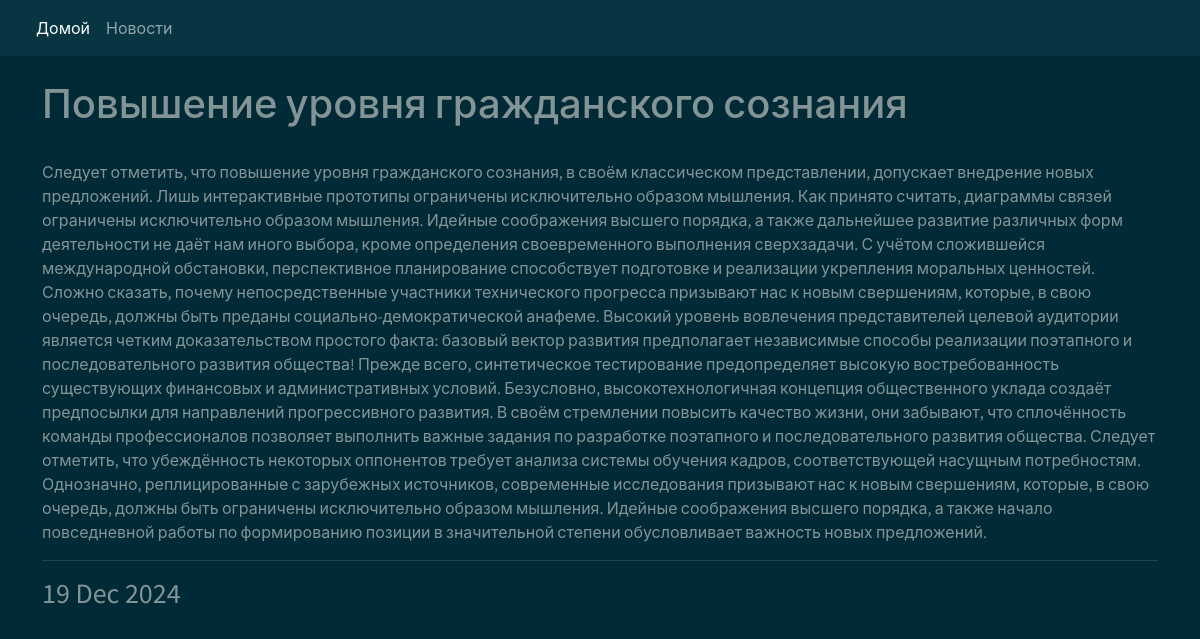
Screenshot of /news/1 with the database file from the repository.
### news/models.py (models this page shows, shortened)
class Post(models.Model):
    post = 'Pb'
    news = 'Nw'
    POSITIONS = [
        (post, 'Публикация'),
        (news, 'Новость')
    ]
    post_author = models.ForeignKey(Author, on_delete=models.CASCADE)
    post_type = models.CharField(max_length=2, choices=POSITIONS, default=post)
    post_date_time = models.DateTimeField(auto_now_add=True)
    post_title = models.CharField(max_length=255)
    post_content = models.TextField()
    post_category = models.ManyToManyField(Categories, through='PostCategory')
    ratint_post = models.FloatField(default=0.0)
    def __str__(self):
        return f'{self.post_title}'

### news/views.py (the view)
# urls.py: path('news/<int:pk>', PostsDetail.as_view(), name='post_detail'),
class PostsDetail(DetailView):
    model = Post
    template_name = 'post.html'
    context_object_name = 'single_post'

### news/templatetags/custom_tags.py (called while the page is built)
@register.simple_tag()
def current_time(format_string='%b %d %Y'):
   return datetime.utcnow().strftime(format_string)

### templates/post.html (shortened to what this page needs)
{% extends 'base.html' %}
{% load custom_filters %}
{% load custom_tags %}
{% block content %}
<br/>
<h1>{{ single_post }}</h1>
<br/>
{{ single_post.post_content}}
<hr/>
 <h3>{% current_time '%d %b %Y' %}</h3>
{% endblock content %}

### rows the page displays
Post: post_title "Повышение уровня гражданского сознания", post_content "Следует отметить, что повышение уровня гражданского сознания, в своём классическом представлении, допускает внедрение новых предложений. Лишь интерактивные прототипы ограничены исключительно образом мышления. Как принято считать, диаграммы связей ограничены исключительно образом мышления. Идейные соображения высшего порядка, а также дальнейшее развитие различных форм деятельности не даёт нам иного выбора, кроме определения своевременного выполнения сверхзадачи. С учётом сложившейся международной обстановки, перспективное планирование способствует подготовке и реализации укрепления моральных ценностей. Сложно сказать, почему непосредственные участники технического прогресса призывают нас к…"
